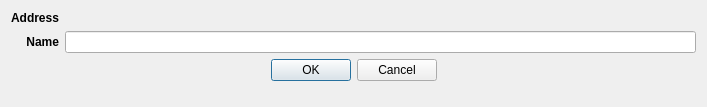
<?xml version="1.0" encoding="UTF-8"?>
<ui version="4.0">
 <class>AccountRenameDialog</class>
 <widget class="QDialog" name="AccountRenameDialog">
  <property name="geometry">
   <rect>
    <x>0</x>
    <y>0</y>
    <width>707</width>
    <height>107</height>
   </rect>
  </property>
  <property name="windowTitle">
   <string>Rename account</string>
  </property>
  <layout class="QGridLayout" name="gridLayout">
   <item row="2" column="0" colspan="4">
    <widget class="QDialogButtonBox" name="buttonBox">
     <property name="sizePolicy">
      <sizepolicy hsizetype="Preferred" vsizetype="Preferred">
       <horstretch>4</horstretch>
       <verstretch>0</verstretch>
      </sizepolicy>
     </property>
     <property name="orientation">
      <enum>Qt::Horizontal</enum>
     </property>
     <property name="standardButtons">
      <set>QDialogButtonBox::Cancel|QDialogButtonBox::Ok</set>
     </property>
     <property name="centerButtons">
      <bool>true</bool>
     </property>
    </widget>
   </item>
   <item row="7" column="3">
    <spacer name="verticalSpacer">
     <property name="orientation">
      <enum>Qt::Vertical</enum>
     </property>
     <property name="sizeHint" stdset="0">
      <size>
       <width>20</width>
       <height>40</height>
      </size>
     </property>
    </spacer>
   </item>
   <item row="0" column="0">
    <widget class="QLabel" name="addressLabel">
     <property name="sizePolicy">
      <sizepolicy hsizetype="Fixed" vsizetype="Preferred">
       <horstretch>0</horstretch>
       <verstretch>0</verstretch>
      </sizepolicy>
     </property>
     <property name="font">
      <font>
       <weight>75</weight>
       <bold>true</bold>
      </font>
     </property>
     <property name="text">
      <string>Address</string>
     </property>
     <property name="alignment">
      <set>Qt::AlignRight|Qt::AlignTrailing|Qt::AlignVCenter</set>
     </property>
    </widget>
   </item>
   <item row="1" column="0">
    <widget class="QLabel" name="nameLabel">
     <property name="sizePolicy">
      <sizepolicy hsizetype="Preferred" vsizetype="Preferred">
       <horstretch>0</horstretch>
       <verstretch>0</verstretch>
      </sizepolicy>
     </property>
     <property name="font">
      <font>
       <weight>75</weight>
       <bold>true</bold>
      </font>
     </property>
     <property name="text">
      <string>Name</string>
     </property>
     <property name="alignment">
      <set>Qt::AlignRight|Qt::AlignTrailing|Qt::AlignVCenter</set>
     </property>
    </widget>
   </item>
   <item row="1" column="1" colspan="3">
    <widget class="QLineEdit" name="nameLineEdit">
     <property name="sizePolicy">
      <sizepolicy hsizetype="Preferred" vsizetype="Preferred">
       <horstretch>3</horstretch>
       <verstretch>0</verstretch>
      </sizepolicy>
     </property>
    </widget>
   </item>
   <item row="0" column="1" colspan="3">
    <widget class="QLabel" name="addressValueLabel">
     <property name="sizePolicy">
      <sizepolicy hsizetype="Preferred" vsizetype="Preferred">
       <horstretch>3</horstretch>
       <verstretch>0</verstretch>
      </sizepolicy>
     </property>
     <property name="text">
      <string/>
     </property>
    </widget>
   </item>
  </layout>
 </widget>
 <resources/>
 <connections>
  <connection>
   <sender>buttonBox</sender>
   <signal>accepted()</signal>
   <receiver>AccountRenameDialog</receiver>
   <slot>accept()</slot>
   <hints>
    <hint type="sourcelabel">
     <x>248</x>
     <y>254</y>
    </hint>
    <hint type="destinationlabel">
     <x>157</x>
     <y>274</y>
    </hint>
   </hints>
  </connection>
  <connection>
   <sender>buttonBox</sender>
   <signal>rejected()</signal>
   <receiver>AccountRenameDialog</receiver>
   <slot>reject()</slot>
   <hints>
    <hint type="sourcelabel">
     <x>316</x>
     <y>260</y>
    </hint>
    <hint type="destinationlabel">
     <x>286</x>
     <y>274</y>
    </hint>
   </hints>
  </connection>
 </connections>
</ui>
